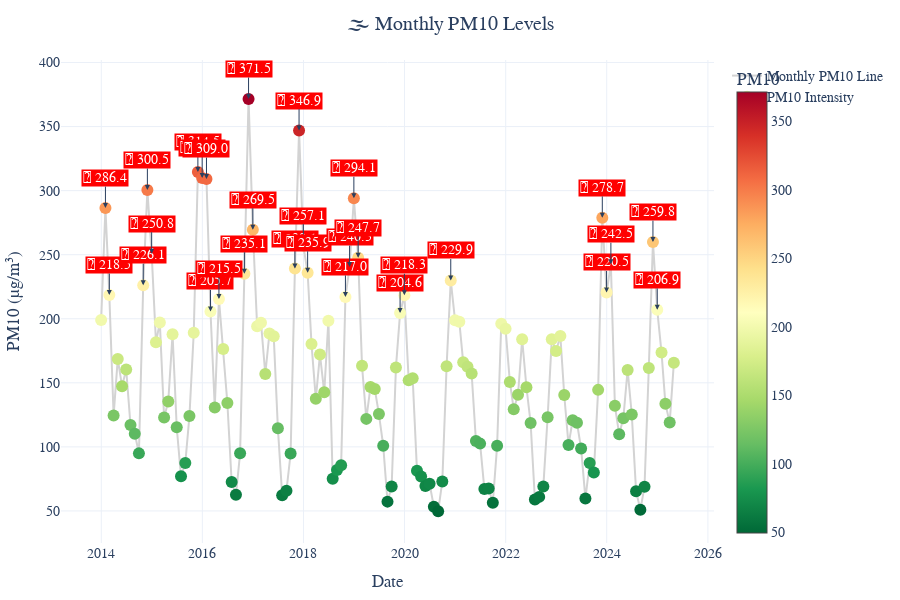

Here is the notebook cell this chart was saved with:
### Code cell
# Spike detection threshold
spike_threshold = 100
spikes = monthly_df[monthly_df['pm10'] > spike_threshold]

# Create figure
fig = go.Figure()

# Add solid line (constant color)
fig.add_trace(go.Scatter(
    x=monthly_df['date'],
    y=monthly_df['pm10'],
    mode='lines',
    line=dict(color='lightgray', width=2),
    name='Monthly PM10 Line'
))

# Add gradient-colored markers
fig.add_trace(go.Line(
    x=monthly_df['date'],
    y=monthly_df['pm10'],
    mode='markers',
    marker=dict(
        size=12,
        color=monthly_df['pm10'],
        colorscale='RdYlGn_r',
        colorbar=dict(title='PM10'),
        showscale=True
    ),
    name='PM10 Intensity'
))

# Spike annotations
for _, row in spikes.iterrows():
    if row['pm10'] > 200:
        fig.add_annotation(
            x=row['date'],
            y=row['pm10'],
            text=f"🚨 {row['pm10']:.1f}",
            showarrow=True,
            arrowhead=2,
            ax=0,
            ay=-30,
            bgcolor="red",
            font=dict(color="white")
        )

# Layout tweaks
fig.update_layout(
    title="🌫️ Monthly PM10 Levels",
    title_x=0.5,
    xaxis_title="Date",
    yaxis_title="PM10 (µg/m³)",
    template="plotly_white",
    hovermode='x unified',
    font=dict(family="Arial", size=14),
    height=600,
    margin=dict(l=50, r=50, t=60, b=40),
)

fig.show()

### Figure 1 — Plotly figure (JSON) as saved in the notebook; plotly's stock layout.template omitted (floating-point values rounded to 4 significant figures; data arrays with more than 128 entries replaced by an {"elided": "..."} marker saying what was removed)
{"data": [{"line": {"color": "lightgray", "width": 2}, "mode": "lines", "name": "Monthly PM10 Line", "type": "scatter", "x": {"elided": "137 str values"}, "y": {"elided": "137 float values"}}, {"marker": {"color": {"elided": "137 float values"}, "colorbar": {"title": {"text": "PM10"}}, "colorscale": [[0, "rgb(0,104,55)"], [0.1, "rgb(26,152,80)"], [0.2, "rgb(102,189,99)"], [0.3, "rgb(166,217,106)"], [0.4, "rgb(217,239,139)"], [0.5, "rgb(255,255,191)"], [0.6, "rgb(254,224,139)"], [0.7, "rgb(253,174,97)"], [0.8, "rgb(244,109,67)"], [0.9, "rgb(215,48,39)"], [1, "rgb(165,0,38)"]], "showscale": true, "size": 12}, "mode": "markers", "name": "PM10 Intensity", "type": "scatter", "x": {"elided": "137 str values"}, "y": {"elided": "137 float values"}}], "layout": {"annotations": [{"arrowhead": 2, "ax": 0, "ay": -30, "bgcolor": "red", "font": {"color": "white"}, "showarrow": true, "text": "🚨 286.4", "x": "2014-01-31T00:00:00", "y": 286.4}, {"arrowhead": 2, "ax": 0, "ay": -30, "bgcolor": "red", "font": {"color": "white"}, "showarrow": true, "text": "🚨 218.5", "x": "2014-02-28T00:00:00", "y": 218.5}, {"arrowhead": 2, "ax": 0, "ay": -30, "bgcolor": "red", "font": {"color": "white"}, "showarrow": true, "text": "🚨 226.1", "x": "2014-10-31T00:00:00", "y": 226.1}, {"arrowhead": 2, "ax": 0, "ay": -30, "bgcolor": "red", "font": {"color": "white"}, "showarrow": true, "text": "🚨 300.5", "x": "2014-11-30T00:00:00", "y": 300.5}, {"arrowhead": 2, "ax": 0, "ay": -30, "bgcolor": "red", "font": {"color": "white"}, "showarrow": true, "text": "🚨 250.8", "x": "2014-12-31T00:00:00", "y": 250.8}, {"arrowhead": 2, "ax": 0, "ay": -30, "bgcolor": "red", "font": {"color": "white"}, "showarrow": true, "text": "🚨 314.5", "x": "2015-11-30T00:00:00", "y": 314.5}, {"arrowhead": 2, "ax": 0, "ay": -30, "bgcolor": "red", "font": {"color": "white"}, "showarrow": true, "text": "🚨 309.9", "x": "2015-12-31T00:00:00", "y": 309.9}, {"arrowhead": 2, "ax": 0, "ay": -30, "bgcolor": "red", "font": {"color": "white"}, "showarrow": true, "text": "🚨 309.0", "x": "2016-01-31T00:00:00", "y": 309}, {"arrowhead": 2, "ax": 0, "ay": -30, "bgcolor": "red", "font": {"color": "white"}, "showarrow": true, "text": "🚨 205.7", "x": "2016-02-29T00:00:00", "y": 205.7}, {"arrowhead": 2, "ax": 0, "ay": -30, "bgcolor": "red", "font": {"color": "white"}, "showarrow": true, "text": "🚨 215.5", "x": "2016-04-30T00:00:00", "y": 215.5}, {"arrowhead": 2, "ax": 0, "ay": -30, "bgcolor": "red", "font": {"color": "white"}, "showarrow": true, "text": "🚨 235.1", "x": "2016-10-31T00:00:00", "y": 235.1}, {"arrowhead": 2, "ax": 0, "ay": -30, "bgcolor": "red", "font": {"color": "white"}, "showarrow": true, "text": "🚨 371.5", "x": "2016-11-30T00:00:00", "y": 371.5}, {"arrowhead": 2, "ax": 0, "ay": -30, "bgcolor": "red", "font": {"color": "white"}, "showarrow": true, "text": "🚨 269.5", "x": "2016-12-31T00:00:00", "y": 269.5}, {"arrowhead": 2, "ax": 0, "ay": -30, "bgcolor": "red", "font": {"color": "white"}, "showarrow": true, "text": "🚨 239.1", "x": "2017-10-31T00:00:00", "y": 239.1}, {"arrowhead": 2, "ax": 0, "ay": -30, "bgcolor": "red", "font": {"color": "white"}, "showarrow": true, "text": "🚨 346.9", "x": "2017-11-30T00:00:00", "y": 346.9}, {"arrowhead": 2, "ax": 0, "ay": -30, "bgcolor": "red", "font": {"color": "white"}, "showarrow": true, "text": "🚨 257.1", "x": "2017-12-31T00:00:00", "y": 257.1}, {"arrowhead": 2, "ax": 0, "ay": -30, "bgcolor": "red", "font": {"color": "white"}, "showarrow": true, "text": "🚨 235.9", "x": "2018-01-31T00:00:00", "y": 235.9}, {"arrowhead": 2, "ax": 0, "ay": -30, "bgcolor": "red", "font": {"color": "white"}, "showarrow": true, "text": "🚨 217.0", "x": "2018-10-31T00:00:00", "y": 217.0}, {"arrowhead": 2, "ax": 0, "ay": -30, "bgcolor": "red", "font": {"color": "white"}, "showarrow": true, "text": "🚨 240.3", "x": "2018-11-30T00:00:00", "y": 240.3}, {"arrowhead": 2, "ax": 0, "ay": -30, "bgcolor": "red", "font": {"color": "white"}, "showarrow": true, "text": "🚨 294.1", "x": "2018-12-31T00:00:00", "y": 294.1}, {"arrowhead": 2, "ax": 0, "ay": -30, "bgcolor": "red", "font": {"color": "white"}, "showarrow": true, "text": "🚨 247.7", "x": "2019-01-31T00:00:00", "y": 247.7}, {"arrowhead": 2, "ax": 0, "ay": -30, "bgcolor": "red", "font": {"color": "white"}, "showarrow": true, "text": "🚨 204.6", "x": "2019-11-30T00:00:00", "y": 204.6}, {"arrowhead": 2, "ax": 0, "ay": -30, "bgcolor": "red", "font": {"color": "white"}, "showarrow": true, "text": "🚨 218.3", "x": "2019-12-31T00:00:00", "y": 218.3}, {"arrowhead": 2, "ax": 0, "ay": -30, "bgcolor": "red", "font": {"color": "white"}, "showarrow": true, "text": "🚨 229.9", "x": "2020-11-30T00:00:00", "y": 229.9}, {"arrowhead": 2, "ax": 0, "ay": -30, "bgcolor": "red", "font": {"color": "white"}, "showarrow": true, "text": "🚨 278.7", "x": "2023-11-30T00:00:00", "y": 278.7}, {"arrowhead": 2, "ax": 0, "ay": -30, "bgcolor": "red", "font": {"color": "white"}, "showarrow": true, "text": "🚨 220.5", "x": "2023-12-31T00:00:00", "y": 220.5}, {"arrowhead": 2, "ax": 0, "ay": -30, "bgcolor": "red", "font": {"color": "white"}, "showarrow": true, "text": "🚨 242.5", "x": "2024-01-31T00:00:00", "y": 242.5}, {"arrowhead": 2, "ax": 0, "ay": -30, "bgcolor": "red", "font": {"color": "white"}, "showarrow": true, "text": "🚨 259.8", "x": "2024-11-30T00:00:00", "y": 259.8}, {"arrowhead": 2, "ax": 0, "ay": -30, "bgcolor": "red", "font": {"color": "white"}, "showarrow": true, "text": "🚨 206.9", "x": "2024-12-31T00:00:00", "y": 206.9}], "font": {"family": "Arial", "size": 14}, "height": 600, "hovermode": "x unified", "margin": {"b": 40, "l": 50, "r": 50, "t": 60}, "title": {"text": "🌫️ Monthly PM10 Levels", "x": 0.5}, "xaxis": {"title": {"text": "Date"}}, "yaxis": {"title": {"text": "PM10 (µg/m³)"}}}}
